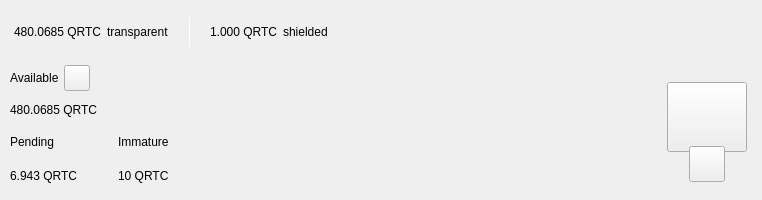
<?xml version="1.0" encoding="UTF-8"?>
<ui version="4.0">
 <class>TopBar</class>
 <widget class="QWidget" name="TopBar">
  <property name="geometry">
   <rect>
    <x>0</x>
    <y>0</y>
    <width>734</width>
    <height>200</height>
   </rect>
  </property>
  <property name="minimumSize">
   <size>
    <width>0</width>
    <height>200</height>
   </size>
  </property>
  <property name="maximumSize">
   <size>
    <width>16777215</width>
    <height>200</height>
   </size>
  </property>
  <property name="windowTitle">
   <string>Form</string>
  </property>
  <layout class="QVBoxLayout" name="verticalLayout_10" stretch="0">
   <property name="spacing">
    <number>0</number>
   </property>
   <property name="leftMargin">
    <number>0</number>
   </property>
   <property name="topMargin">
    <number>0</number>
   </property>
   <property name="rightMargin">
    <number>0</number>
   </property>
   <property name="bottomMargin">
    <number>0</number>
   </property>
   <item>
    <widget class="PFBorderImage" name="containerTop">
     <layout class="QVBoxLayout" name="verticalLayout_11">
      <property name="spacing">
       <number>0</number>
      </property>
      <property name="leftMargin">
       <number>0</number>
      </property>
      <property name="topMargin">
       <number>0</number>
      </property>
      <property name="rightMargin">
       <number>0</number>
      </property>
      <property name="bottomMargin">
       <number>0</number>
      </property>
      <item>
       <widget class="QWidget" name="top_container_2" native="true">
        <property name="minimumSize">
         <size>
          <width>0</width>
          <height>65</height>
         </size>
        </property>
        <layout class="QHBoxLayout" name="top_container">
         <property name="spacing">
          <number>0</number>
         </property>
         <property name="leftMargin">
          <number>14</number>
         </property>
         <property name="topMargin">
          <number>0</number>
         </property>
         <property name="rightMargin">
          <number>14</number>
         </property>
         <property name="bottomMargin">
          <number>0</number>
         </property>
         <item alignment="Qt::AlignVCenter">
          <widget class="QWidget" name="widgetTopAmount" native="true">
           <property name="sizePolicy">
            <sizepolicy hsizetype="Preferred" vsizetype="Maximum">
             <horstretch>0</horstretch>
             <verstretch>0</verstretch>
            </sizepolicy>
           </property>
           <layout class="QHBoxLayout" name="horizontalLayout_5">
            <property name="spacing">
             <number>5</number>
            </property>
            <property name="leftMargin">
             <number>0</number>
            </property>
            <property name="topMargin">
             <number>0</number>
            </property>
            <property name="rightMargin">
             <number>0</number>
            </property>
            <property name="bottomMargin">
             <number>0</number>
            </property>
            <item alignment="Qt::AlignTop">
             <widget class="QLabel" name="labelAmountTopPiv">
              <property name="minimumSize">
               <size>
                <width>0</width>
                <height>36</height>
               </size>
              </property>
              <property name="styleSheet">
               <string notr="true">padding:0px;margin:0px;</string>
              </property>
              <property name="text">
               <string notr="true">480.0685 QRTC</string>
              </property>
             </widget>
            </item>
            <item>
             <widget class="QLabel" name="labelTrans">
              <property name="text">
               <string>transparent</string>
              </property>
             </widget>
            </item>
            <item>
             <spacer name="horizontalSpacer_11">
              <property name="orientation">
               <enum>Qt::Horizontal</enum>
              </property>
              <property name="sizeType">
               <enum>QSizePolicy::Fixed</enum>
              </property>
              <property name="sizeHint" stdset="0">
               <size>
                <width>15</width>
                <height>20</height>
               </size>
              </property>
             </spacer>
            </item>
            <item alignment="Qt::AlignVCenter">
             <widget class="QLabel" name="typeSpacerTop">
              <property name="minimumSize">
               <size>
                <width>1</width>
                <height>30</height>
               </size>
              </property>
              <property name="maximumSize">
               <size>
                <width>1</width>
                <height>30</height>
               </size>
              </property>
              <property name="styleSheet">
               <string notr="true">background-color:white;
padding:0px;
border:none;</string>
              </property>
              <property name="text">
               <string/>
              </property>
             </widget>
            </item>
            <item>
             <spacer name="horizontalSpacer_12">
              <property name="orientation">
               <enum>Qt::Horizontal</enum>
              </property>
              <property name="sizeType">
               <enum>QSizePolicy::Fixed</enum>
              </property>
              <property name="sizeHint" stdset="0">
               <size>
                <width>15</width>
                <height>20</height>
               </size>
              </property>
             </spacer>
            </item>
            <item alignment="Qt::AlignTop">
             <widget class="QLabel" name="labelAmountTopShieldedPiv">
              <property name="minimumSize">
               <size>
                <width>0</width>
                <height>36</height>
               </size>
              </property>
              <property name="text">
               <string notr="true">1.000 QRTC</string>
              </property>
             </widget>
            </item>
            <item>
             <widget class="QLabel" name="labelShield">
              <property name="text">
               <string>shielded</string>
              </property>
             </widget>
            </item>
           </layout>
          </widget>
         </item>
         <item>
          <spacer name="horizontalSpacer">
           <property name="orientation">
            <enum>Qt::Horizontal</enum>
           </property>
           <property name="sizeHint" stdset="0">
            <size>
             <width>40</width>
             <height>20</height>
            </size>
           </property>
          </spacer>
         </item>
         <item>
          <layout class="QHBoxLayout" name="horizontalLayout_4">
           <property name="spacing">
            <number>12</number>
           </property>
           <property name="rightMargin">
            <number>0</number>
           </property>
           <item alignment="Qt::AlignRight">
            <widget class="QWidget" name="layoutSync" native="true">
             <property name="minimumSize">
              <size>
               <width>0</width>
               <height>36</height>
              </size>
             </property>
             <property name="maximumSize">
              <size>
               <width>16777215</width>
               <height>36</height>
              </size>
             </property>
             <layout class="QVBoxLayout" name="verticalLayout_9">
              <property name="leftMargin">
               <number>0</number>
              </property>
              <property name="topMargin">
               <number>0</number>
              </property>
              <property name="rightMargin">
               <number>0</number>
              </property>
              <property name="bottomMargin">
               <number>0</number>
              </property>
              <item>
               <widget class="ExpandableButton" name="pushButtonSync" native="true">
                <property name="minimumSize">
                 <size>
                  <width>36</width>
                  <height>36</height>
                 </size>
                </property>
                <property name="maximumSize">
                 <size>
                  <width>16777215</width>
                  <height>36</height>
                 </size>
                </property>
               </widget>
              </item>
             </layout>
            </widget>
           </item>
           <item>
            <widget class="ExpandableButton" name="pushButtonHDUpgrade" native="true">
             <property name="minimumSize">
              <size>
               <width>36</width>
               <height>36</height>
              </size>
             </property>
            </widget>
           </item>
           <item>
            <widget class="ExpandableButton" name="pushButtonStack" native="true">
             <property name="minimumSize">
              <size>
               <width>36</width>
               <height>36</height>
              </size>
             </property>
            </widget>
           </item>
           <item>
            <widget class="ExpandableButton" name="pushButtonColdStaking" native="true">
             <property name="minimumSize">
              <size>
               <width>36</width>
               <height>36</height>
              </size>
             </property>
            </widget>
           </item>
           <item>
            <widget class="ExpandableButton" name="pushButtonConnection" native="true">
             <property name="minimumSize">
              <size>
               <width>36</width>
               <height>36</height>
              </size>
             </property>
            </widget>
           </item>
           <item>
            <widget class="ExpandableButton" name="pushButtonTor" native="true">
             <property name="minimumSize">
              <size>
               <width>36</width>
               <height>36</height>
              </size>
             </property>
            </widget>
           </item>
           <item>
            <widget class="ExpandableButton" name="pushButtonLock" native="true">
             <property name="sizePolicy">
              <sizepolicy hsizetype="Expanding" vsizetype="Expanding">
               <horstretch>0</horstretch>
               <verstretch>0</verstretch>
              </sizepolicy>
             </property>
             <property name="minimumSize">
              <size>
               <width>36</width>
               <height>0</height>
              </size>
             </property>
            </widget>
           </item>
           <item>
            <widget class="ExpandableButton" name="pushButtonTheme" native="true">
             <property name="minimumSize">
              <size>
               <width>36</width>
               <height>36</height>
              </size>
             </property>
             <property name="maximumSize">
              <size>
               <width>16777215</width>
               <height>36</height>
              </size>
             </property>
            </widget>
           </item>
           <item>
            <widget class="ExpandableButton" name="pushButtonFAQ" native="true">
             <property name="minimumSize">
              <size>
               <width>36</width>
               <height>36</height>
              </size>
             </property>
            </widget>
           </item>
          </layout>
         </item>
        </layout>
       </widget>
      </item>
      <item>
       <widget class="QWidget" name="bottom_container" native="true">
        <property name="minimumSize">
         <size>
          <width>0</width>
          <height>135</height>
         </size>
        </property>
        <layout class="QHBoxLayout" name="botton_container">
         <property name="leftMargin">
          <number>10</number>
         </property>
         <property name="topMargin">
          <number>0</number>
         </property>
         <property name="rightMargin">
          <number>10</number>
         </property>
         <property name="bottomMargin">
          <number>10</number>
         </property>
         <item>
          <layout class="QVBoxLayout" name="verticalLayout_7">
           <property name="spacing">
            <number>0</number>
           </property>
           <property name="leftMargin">
            <number>0</number>
           </property>
           <property name="rightMargin">
            <number>30</number>
           </property>
           <item>
            <layout class="QVBoxLayout" name="verticalLayout_2">
             <item>
              <layout class="QHBoxLayout" name="horizontalLayoutContainerAvailable">
               <property name="spacing">
                <number>5</number>
               </property>
               <item>
                <widget class="QLabel" name="labelTitle1">
                 <property name="text">
                  <string>Available</string>
                 </property>
                </widget>
               </item>
               <item>
                <widget class="QPushButton" name="pushButtonBalanceInfo">
                 <property name="minimumSize">
                  <size>
                   <width>26</width>
                   <height>26</height>
                  </size>
                 </property>
                 <property name="maximumSize">
                  <size>
                   <width>26</width>
                   <height>26</height>
                  </size>
                 </property>
                 <property name="mouseTracking">
                  <bool>true</bool>
                 </property>
                 <property name="focusPolicy">
                  <enum>Qt::NoFocus</enum>
                 </property>
                 <property name="text">
                  <string notr="true"/>
                 </property>
                 <property name="iconSize">
                  <size>
                   <width>24</width>
                   <height>24</height>
                  </size>
                 </property>
                 <property name="shortcut">
                  <string notr="true"/>
                 </property>
                </widget>
               </item>
               <item>
                <spacer name="horizontalSpacer_4">
                 <property name="orientation">
                  <enum>Qt::Horizontal</enum>
                 </property>
                 <property name="sizeType">
                  <enum>QSizePolicy::MinimumExpanding</enum>
                 </property>
                 <property name="sizeHint" stdset="0">
                  <size>
                   <width>20</width>
                   <height>20</height>
                  </size>
                 </property>
                </spacer>
               </item>
              </layout>
             </item>
             <item>
              <widget class="QLabel" name="labelAmountPiv">
               <property name="text">
                <string notr="true">480.0685 QRTC</string>
               </property>
              </widget>
             </item>
            </layout>
           </item>
           <item>
            <widget class="QWidget" name="container_imm_pend" native="true">
             <layout class="QHBoxLayout" name="horizontalLayout_2">
              <property name="spacing">
               <number>0</number>
              </property>
              <property name="leftMargin">
               <number>0</number>
              </property>
              <property name="topMargin">
               <number>0</number>
              </property>
              <property name="rightMargin">
               <number>0</number>
              </property>
              <property name="bottomMargin">
               <number>0</number>
              </property>
              <item alignment="Qt::AlignLeft">
               <widget class="QWidget" name="container_pending" native="true">
                <property name="sizePolicy">
                 <sizepolicy hsizetype="Minimum" vsizetype="Preferred">
                  <horstretch>0</horstretch>
                  <verstretch>0</verstretch>
                 </sizepolicy>
                </property>
                <layout class="QVBoxLayout" name="verticalLayout_3">
                 <property name="leftMargin">
                  <number>0</number>
                 </property>
                 <property name="topMargin">
                  <number>0</number>
                 </property>
                 <property name="rightMargin">
                  <number>0</number>
                 </property>
                 <property name="bottomMargin">
                  <number>0</number>
                 </property>
                 <item>
                  <widget class="QLabel" name="labelTitle3">
                   <property name="text">
                    <string>Pending</string>
                   </property>
                  </widget>
                 </item>
                 <item>
                  <widget class="QLabel" name="labelPendingPiv">
                   <property name="text">
                    <string notr="true">6.943 QRTC</string>
                   </property>
                  </widget>
                 </item>
                </layout>
               </widget>
              </item>
              <item>
               <spacer name="horizontalSpacer_3">
                <property name="orientation">
                 <enum>Qt::Horizontal</enum>
                </property>
                <property name="sizeType">
                 <enum>QSizePolicy::Fixed</enum>
                </property>
                <property name="sizeHint" stdset="0">
                 <size>
                  <width>40</width>
                  <height>20</height>
                 </size>
                </property>
               </spacer>
              </item>
              <item alignment="Qt::AlignLeft">
               <widget class="QWidget" name="container_immature" native="true">
                <property name="sizePolicy">
                 <sizepolicy hsizetype="Minimum" vsizetype="Preferred">
                  <horstretch>0</horstretch>
                  <verstretch>0</verstretch>
                 </sizepolicy>
                </property>
                <layout class="QVBoxLayout" name="verticalLayout_4">
                 <property name="leftMargin">
                  <number>0</number>
                 </property>
                 <property name="topMargin">
                  <number>0</number>
                 </property>
                 <property name="rightMargin">
                  <number>0</number>
                 </property>
                 <property name="bottomMargin">
                  <number>0</number>
                 </property>
                 <item>
                  <widget class="QLabel" name="labelTitle4">
                   <property name="text">
                    <string>Immature</string>
                   </property>
                  </widget>
                 </item>
                 <item>
                  <widget class="QLabel" name="labelImmaturePiv">
                   <property name="text">
                    <string notr="true">10 QRTC</string>
                   </property>
                  </widget>
                 </item>
                </layout>
               </widget>
              </item>
              <item>
               <spacer name="horizontalSpacer_5">
                <property name="orientation">
                 <enum>Qt::Horizontal</enum>
                </property>
                <property name="sizeHint" stdset="0">
                 <size>
                  <width>40</width>
                  <height>20</height>
                 </size>
                </property>
               </spacer>
              </item>
             </layout>
            </widget>
           </item>
          </layout>
         </item>
         <item>
          <spacer name="horizontalSpacer_2">
           <property name="orientation">
            <enum>Qt::Horizontal</enum>
           </property>
           <property name="sizeHint" stdset="0">
            <size>
             <width>40</width>
             <height>20</height>
            </size>
           </property>
          </spacer>
         </item>
         <item alignment="Qt::AlignHCenter|Qt::AlignVCenter">
          <widget class="QWidget" name="qrContainer" native="true">
           <property name="sizePolicy">
            <sizepolicy hsizetype="Preferred" vsizetype="Minimum">
             <horstretch>0</horstretch>
             <verstretch>0</verstretch>
            </sizepolicy>
           </property>
           <property name="minimumSize">
            <size>
             <width>90</width>
             <height>110</height>
            </size>
           </property>
           <property name="maximumSize">
            <size>
             <width>90</width>
             <height>110</height>
            </size>
           </property>
           <layout class="QVBoxLayout" name="containerQR">
            <property name="spacing">
             <number>0</number>
            </property>
            <property name="leftMargin">
             <number>5</number>
            </property>
            <property name="topMargin">
             <number>10</number>
            </property>
            <property name="rightMargin">
             <number>5</number>
            </property>
            <property name="bottomMargin">
             <number>0</number>
            </property>
            <item>
             <widget class="QPushButton" name="btnQr">
              <property name="minimumSize">
               <size>
                <width>70</width>
                <height>70</height>
               </size>
              </property>
              <property name="maximumSize">
               <size>
                <width>16777215</width>
                <height>70</height>
               </size>
              </property>
              <property name="focusPolicy">
               <enum>Qt::NoFocus</enum>
              </property>
              <property name="text">
               <string/>
              </property>
              <property name="iconSize">
               <size>
                <width>70</width>
                <height>70</height>
               </size>
              </property>
             </widget>
            </item>
            <item>
             <spacer name="verticalSpacer">
              <property name="orientation">
               <enum>Qt::Vertical</enum>
              </property>
              <property name="sizeType">
               <enum>QSizePolicy::Fixed</enum>
              </property>
              <property name="sizeHint" stdset="0">
               <size>
                <width>20</width>
                <height>20</height>
               </size>
              </property>
             </spacer>
            </item>
            <item alignment="Qt::AlignHCenter|Qt::AlignBottom">
             <widget class="QPushButton" name="pushButtonQR">
              <property name="minimumSize">
               <size>
                <width>36</width>
                <height>36</height>
               </size>
              </property>
              <property name="maximumSize">
               <size>
                <width>36</width>
                <height>36</height>
               </size>
              </property>
              <property name="focusPolicy">
               <enum>Qt::NoFocus</enum>
              </property>
              <property name="text">
               <string/>
              </property>
             </widget>
            </item>
           </layout>
          </widget>
         </item>
        </layout>
       </widget>
      </item>
     </layout>
    </widget>
   </item>
  </layout>
 </widget>
 <customwidgets>
  <customwidget>
   <class>ExpandableButton</class>
   <extends>QWidget</extends>
   <header>qt/quirkturt/expandablebutton.h</header>
   <container>1</container>
  </customwidget>
  <customwidget>
   <class>PFBorderImage</class>
   <extends>QFrame</extends>
   <header>qt/quirkturt/pfborderimage.h</header>
   <container>1</container>
  </customwidget>
 </customwidgets>
 <resources/>
 <connections/>
</ui>
